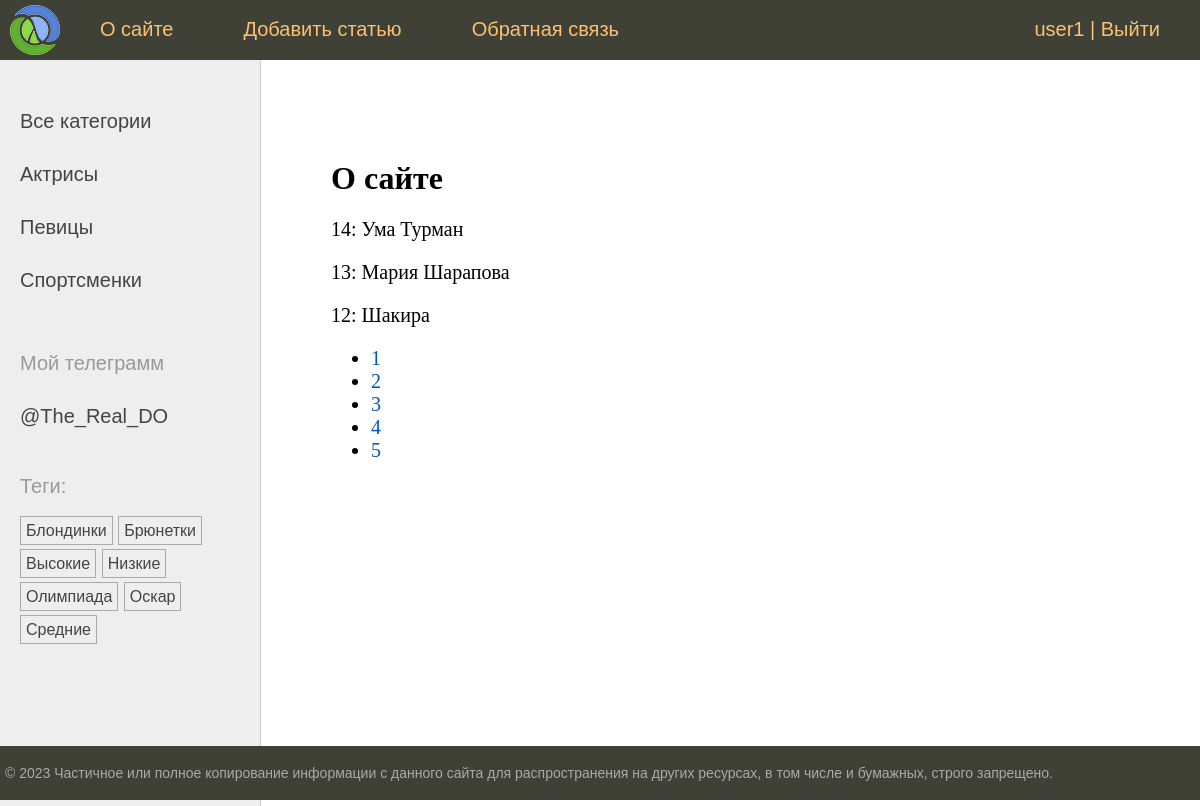
Screenshot of /about/ (signed in) with the database file from the repository.
### users/models.py (models this page shows)
class User(AbstractUser):
    photo = models.ImageField(upload_to='users/%Y/%m/%d/', blank=True, null=True, verbose_name='Фотография')
    date_birth = models.DateTimeField(blank=True, null=True, verbose_name='Дата рождения')

### women/models.py (models this page shows, shortened)
class Category(models.Model):
    name = models.CharField(max_length=100, db_index=True, verbose_name='Категория')
    slug = models.SlugField(max_length=255, unique=True, db_index=True, verbose_name='Slug')
    class Meta:
        verbose_name = 'Категория'
        verbose_name_plural = 'Категории'
    def get_absolute_url(self):
        return reverse('category', kwargs={'cat_slug': self.slug})

class TagPost(models.Model):
    tag = models.CharField(max_length=100, db_index=True)
    slug = models.SlugField(max_length=255, unique=True, db_index=True)
    def get_absolute_url(self):
        return reverse('tag', kwargs={'tag_slug': self.slug})

class Women(models.Model):
    class Status(models.IntegerChoices):
        DRAFT = 0, 'Черновик'
        PUBLISHED = 1, 'Опубликовано'
    title = models.CharField(max_length=255, verbose_name='Заголовок', validators=[])
    slug = models.SlugField(max_length=255, unique=True, db_index=True, verbose_name='Slug',
                            validators=[
        MinLengthValidator(5, message='Минимум 5 символов'),
        MaxLengthValidator(100, message='Максимум 100 символов'),
                                        ]
                            )
    photo = models.ImageField(upload_to='photos/%Y-%m-%d', default=None, null=True, blank=True, verbose_name='Фото')
    content = models.TextField(blank=True, verbose_name='Текст статьи')
    time_create = models.DateTimeField(auto_now_add=True, verbose_name='Время создания')
    time_update = models.DateTimeField(auto_now=True, verbose_name='Время обновления')
    is_published = models.BooleanField(choices=tuple(map(lambda x: (bool(x[0]), x[1]), Status.choices)),
                                       default=Status.DRAFT, verbose_name='Статус')
    cat = models.ForeignKey('Category', on_delete=models.PROTECT, related_name='posts', verbose_name='Категория')
    tags = models.ManyToManyField('TagPost', blank=True, related_name='tags', verbose_name='Тег')
    husband = models.OneToOneField('Husband', on_delete=models.SET_NULL, null=True, blank=True,
                                   related_name='woman', verbose_name='Муж')
    author = models.ForeignKey(get_user_model(), on_delete=models.SET_NULL, related_name='posts', null=True, default=None)
    objects = models.Manager()
    published = PublishedManager()
    class Meta:
        verbose_name = 'Известные женщины'
        verbose_name_plural = 'Известные женщины'
        ordering = ['-time_create']
        indexes = [
            models.Index(fields=['-time_create']),
        ]

### women/views.py (the view)
# urls.py: path('about/', about, name='about'),
@login_required  # Дополнительно можно указать параметр login_url для изменения страницы перенаправления.
def about(request: HttpRequest) -> HttpResponse:
    contact_list = Women.published.all()  # Получаем список всех статей.
    paginator = Paginator(contact_list, 3)  # Создаём класс пагинации.
    page_number = request.GET.get('page')  # Получаем номер текущей страницы.
    page_obj = paginator.get_page(page_number)  # Получаем конкретную страницу.
    data = {
        'title': 'О сайте',
        'page_obj': page_obj,
    }
    return render(request, 'women/about.html', context=data)

### users/context_processors.py (called while the page is built)
def get_women_context(request: HttpRequest) -> dict[str, list[dict[str, str]]]:
    return {'mainmenu': menu}

### women/models.py (called while the page is built)
    def get_queryset(self) -> models.QuerySet:
        return super().get_queryset().filter(is_published=Women.Status.PUBLISHED)

### women/templatetags/women_tags.py (called while the page is built)
@register.inclusion_tag('women/list_categories.html')
def show_categories(cat_selected: int = 0) -> dict[str, Category | int]:
    cats = Category.objects.annotate(total=Count('posts')).filter(total__gt=0)
    return {'cats': cats, 'cat_selected': cat_selected}

@register.inclusion_tag('women/list_tags.html')
def show_all_tags() -> dict[str, TagPost]:
    return {'tags': TagPost.objects.annotate(total=Count('tags')).filter(total__gt=0)}

### women/templates/women/about.html
{% extends 'base.html' %}
{% block content %}
    <h1>{{title}}</h1>
    {% for item in page_obj %}
        <p>{{ item.pk }}: {{ item.title }}</p>
    {% endfor %}
    <nav>
        <ul>
            {% for p in page_obj.paginator.page_range %}
                <li>
                    <a href="?page={{ p }}">{{ p }}</a>
                </li>
            {% endfor %}
        </ul>
    </nav>
{% endblock %}

### templates/base.html (shortened to what this page needs)
{% load static %}
{% load women_tags %}
<!DOCTYPE html>
<html>
<head>
	<link type="text/css" href="{% static 'women/css/styles.css' %}" rel="stylesheet" />
</head>
<body>
<table class="table-page" border=0 cellpadding="0" cellspacing="0">
    <tr>
        <td valign=top>
            {% block mainmenu %}
                <div class="header">
                    <ul id="mainmenu" class="mainmenu">
                        <li class="logo"><a href="{% url 'home' %}"><div class="logo"></div></a></li>
                        {% for m in mainmenu %}
                            <li><a href="{% url m.url_name %}">{{ m.title }}</a></li>
                        {% endfor %}
                        {% if user.is_authenticated %}
                            <li class="last"><a href="{% url 'users:profile' %}"> {{ user.username }}</a> | <a href="{% url 'users:logout' %}">Выйти</a></li>
                        {% else %}
                            <li class="last"><a href="{% url 'users:login' %}">Войти</a> | <a href="{% url 'users:register' %}">Регистрация</a></li>
                        {% endif %}
                    </ul>
                </div>
            {% endblock mainmenu %}
            <table class="table-content" border=0 cellpadding="0" cellspacing="0">
                <tr>
                    <td valign="top" class="left-chapters">
                        <ul id="leftchapters">
                            {% if cat_selected == 0 %}
                                <li class="selected">Все категории</li>
                            {% else %}
                                <li><a href="{% url 'home' %}">Все категории</a></li>
                            {% endif %}
                            {% show_categories cat_selected %}
                            <li class="share">
                                <p>Мой телеграмм</p>
                                <a href="https://t.me/The_Real_DO"
                                   target="_blank" rel="nofollow">@The_Real_DO</a>
                            </li>
                            <li>{% show_all_tags %}</li>
                        </ul>
                    </td>
                    <td valign="top" class="content">
                        <div class="content-text">
                            {% block content %}
                            {% endblock %}
                        </div>
                    </td>
                </tr>
            </table>
        </td>
    </tr>
    <tr>
        <td valign=top>
            <div id="footer">
                <p>&copy; 2023 Частичное или полное копирование информации с данного сайта для распространения на других
                    ресурсах, в том числе и бумажных, строго запрещено.</p>
            </div>
        </td>
    </tr>
</table>
</body>
</html>

### women/templates/women/list_categories.html
{% for cat in cats %}
    {% if cat.id == cat_selected %}
        <li class="selected">{{ cat.name }}</li>
    {% else %}
        <li><a href="{{ cat.get_absolute_url }}">{{ cat.name }}</a></li>
    {% endif %}
{% endfor %}

### women/templates/women/list_tags.html
{% if tags %}
    <p>Теги: </p>
    <ul class="tags-list">
        {% for t in tags %}
            <li><a href="{{ t.get_absolute_url }}">{{ t.tag }}</a></li>
        {% endfor %}
    </ul>
{% endif %}

### women/static/women/css/styles.css (style rules this page uses)
html, body { font-family: 'Arial'; margin: 0; padding: 0; height: 100%; width: 100%; color: #444; }
a { color: #0059b2; text-decoration: none; }
.table-page { width: 100%; height: 100%; vertical-align: top; }
.table-page tr { height: 100%; }
.header { background: #3F4137; height: 60px; }
.logo { background: url('../images/logo.png') no-repeat 10px 5px; width: 70px; height: 60px; }
ul.mainmenu { list-style: none; margin: 0; padding: 0; height: 60px; color: #fdc073; font-size: 20px; overflow: hidden; }
ul.mainmenu li { float: left; margin: 18px 40px 0 30px; }
ul.mainmenu li.logo { margin: 0; }
ul.mainmenu li.last { float: right; }
ul.mainmenu li a { color: #fdc073; text-decoration: none; }
.table-content { width: 100%; min-height: 100%; height: 100%; }
.left-chapters { margin: 0; background: #eee; border-right: 1px solid #ccc; }
.left-chapters ul { width: 230px; margin: 0; padding: 20px 10px 10px 20px; list-style: none; font-size: 20px; }
.left-chapters ul li { margin: 30px 0 0 0; color: #999; }
.left-chapters ul li a { color: #444; text-decoration: none; }
.left-chapters ul li.share { margin: 60px 0 0 0; }
.left-chapters ul li.share p { margin: 30px 0 30px 0; }
.left-chapters ul li.share a { display: inline-block; width: 40px; height: 40px; margin: 0 20px 0 0; }
ul.tags-list { width: 100%; margin: 0; padding: 0; list-style: none; }
ul.tags-list li { margin: 0; padding: 0 0 10px; display: inline-block; }
ul.tags-list li a { padding: 5px; font-size: 16px; border: 1px solid #aaa; }
.content { padding: 40px 20px 20px 40px; width: 100%; box-sizing: border-box; }
.content-text { margin: 60px 0 0 30px; color: #000; font-size: 20px; font-family: Yandex Sans Display Light; }
.content-text h1 { font-size: 32px; }
#footer { box-sizing: border-box; background: #3F4137; padding: 5px; color: #aaa; font-size: 14px; font-family: Verdana, Geneva, Arial, Helvetica; text-align: left; overflow: hidden; }

### rows the page displays
User: username "user1"
Category: name "Актрисы"
Category: name "Певицы"
Category: name "Спортсменки"
TagPost: tag "Блондинки"
TagPost: tag "Брюнетки"
TagPost: tag "Высокие"
TagPost: tag "Низкие"
TagPost: tag "Олимпиада"
TagPost: tag "Оскар"
TagPost: tag "Средние"
Women: pk "14", title "Ума Турман"
Women: pk "13", title "Мария Шарапова"
Women: pk "12", title "Шакира"

### other values shown
{{ m.title }} "О сайте" "Добавить статью" "Обратная связь"
{{ title }} "О сайте"
{{ p }} "1" "2" "3" "4" "5"
